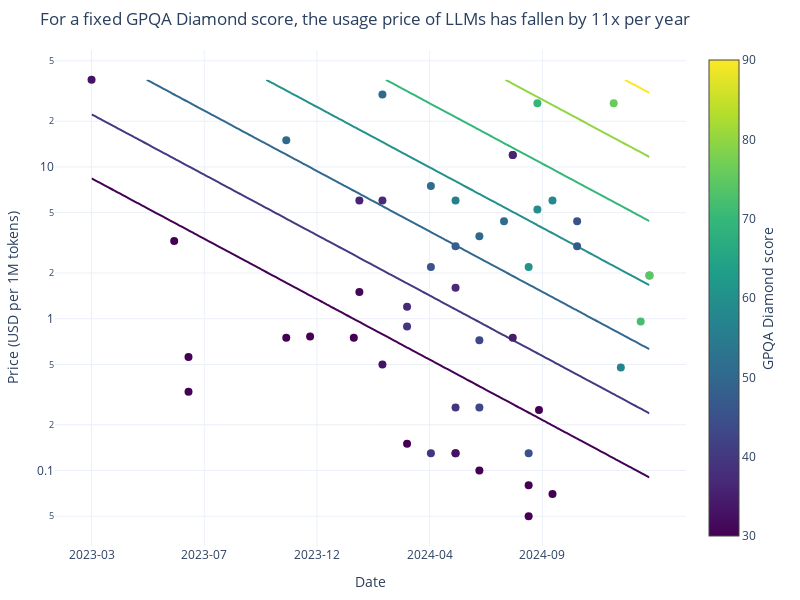

The notebook cell this image was saved under:
### Code cell
bench = 'GPQA Diamond'
df = aa_df.copy()
df = df.dropna(subset=[bench])
df['bench'] = df[bench]

model = smf.ols('log_price ~ date + bench', data=df).fit()
date_param = model.params['date'] * 365  # Convert daily to annual
date_param_ci = model.conf_int(alpha=0.1).loc['date']
date_param_ci_low = date_param_ci[0] * 365
date_param_ci_high = date_param_ci[1] * 365
annual_factor = int(round(10**(-date_param)))  # Convert log slope to factor
annual_factor_ci_high = int(round(10**(-date_param_ci_low)))  # Convert log slope to factor
annual_factor_ci_low = int(round(10**(-date_param_ci_high)))  # Convert log slope to factor

# Create a contour plot to visualize the regression model surface

# Create a grid of date and price values
date_range = np.linspace(
    df['date'].min(),
    df['date'].max(),
    100
)
price_range = np.linspace(
    df['log_price'].min(),
    df['log_price'].max(),
    100
)
date_mesh, price_mesh = np.meshgrid(date_range, price_range)

# Create prediction data
pred_data = pd.DataFrame({
    'date': date_mesh.ravel(),
    'log_price': price_mesh.ravel()
})

# Get predicted bench values
# Need to rearrange the regression equation to solve for bench
# log_price = b0 + b1*date + b2*bench
# bench = (log_price - b0 - b1*date) / b2
b0 = model.params['Intercept']
b1 = model.params['date']
b2 = model.params['bench']
pred_bench = (pred_data['log_price'] - b0 - b1*pred_data['date']) / b2

# Reshape predictions for contour plot
Z = pred_bench.to_numpy().reshape(date_mesh.shape)

# Create contour plot
fig = go.Figure(data=[
    go.Contour(
        x=date_range,
        y=10**price_range, # Convert back to regular price scale
        z=Z,
        contours=dict(
            start=30,
            end=90,
            size=10,
            showlabels=False,
            labelfont=dict(size=12),
            coloring='lines'
        ),
        line=dict(width=2),
        colorbar=dict(
            title=bench,
            titleside='right',
        ),
        colorscale='Viridis',
        zmin=30,  # Set consistent range
        zmax=90,
        showscale=False,
    )
])

# Add actual data points
fig.add_trace(go.Scatter(
    x=df['date'],
    y=df['price'],
    text=df['Model Name'],
    mode='markers',
    name='Actual Data',
    marker=dict(
        color=df[bench],  # Color based on benchmark score
        colorscale='Viridis',
        colorbar=dict(
            title=f'{bench} score',
            titleside='right'
        ),
        size=8,
        showscale=True,
        cmin=30,  # Set consistent range
        cmax=90
    )
))

# Update layout
fig.update_layout(
    title=f'For a fixed {bench} score, the usage price of LLMs has fallen by {annual_factor}x per year',
    xaxis_title='Date',
    yaxis_title='Price (USD per 1M tokens)',
    width=800,
    height=600,
    margin=dict(l=50, r=50, t=50, b=50)  # Reduce margins
)

# Remove gridlines
fig.update_layout(
    xaxis=dict(
        # showgrid=False,
        tickfont=dict(size=12)  # Larger x-axis tick labels
    ),
    yaxis=dict(
        # showgrid=False,
        tickfont=dict(size=12)  # Larger y-axis tick labels
    )
)

# Convert x-axis ticks to dates
fig.update_xaxes(
    ticktext=[pd.Timestamp.fromordinal(int(d)).strftime('%Y-%m') for d in date_range[::20]],
    tickvals=date_range[::20]
)

# Use log scale for y-axis
fig.update_layout(yaxis_type='log')

if save:
    save_plot(fig, results_subdir, f'{bench}_contours', extensions=['png'])

fig.show()

### Figure 1 — Plotly figure (JSON) as saved in the notebook; plotly's stock layout.template omitted (floating-point values rounded to 4 significant figures; data arrays with more than 128 entries replaced by an {"elided": "..."} marker saying what was removed)
{"data": [{"colorbar": {"title": {"side": "right", "text": "GPQA Diamond"}}, "colorscale": [[0, "#440154"], [0.1111, "#482878"], [0.2222, "#3e4989"], [0.3333, "#31688e"], [0.4444, "#26828e"], [0.5556, "#1f9e89"], [0.6667, "#35b779"], [0.7778, "#6ece58"], [0.8889, "#b5de2b"], [1, "#fde725"]], "contours": {"coloring": "lines", "end": 90, "labelfont": {"size": 12}, "showlabels": false, "size": 10, "start": 30}, "line": {"width": 2}, "showscale": false, "type": "contour", "x": [738580, 738600.0, 738600.0, 738600.0, 738600.0, 738600.0, 738600.0, 738600.0, 738600.0, 738600.0, 738700.0, 738658, 738700.0, 738700.0, 738700.0, 738700.0, 738700.0, 738700.0, 738700.0, 738700.0, 738700.0, 738700.0, 738736, 738700.0, 738800.0, 738800.0, 738800.0, 738800.0, 738800.0, 738800.0, 738800.0, 738800.0, 738800.0, 738814, 738800.0, 738800.0, 738800.0, 738800.0, 738800.0, 738900.0, 738900.0, 738900.0, 738900.0, 738900.0, 738892, 738900.0, 738900.0, 738900.0, 738900.0, 738900.0, 738900.0, 738900.0, 738900.0, 739000.0, 739000.0, 738970, 739000.0, 739000.0, 739000.0, 739000.0, 739000.0, 739000.0, 739000.0, 739000.0, 739000.0, 739000.0, 739048, 739100.0, 739100.0, 739100.0, 739100.0, 739100.0, 739100.0, 739100.0, 739100.0, 739100.0, 739100.0, 739126, 739100.0, 739100.0, 739100.0, 739200.0, 739200.0, 739200.0, 739200.0, 739200.0, 739200.0, 739200.0, 739204, 739200.0, 739200.0, 739200.0, 739200.0, 739200.0, 739200.0, 739300.0, 739300.0, 739300.0, 739300.0, 739282], "y": [0.05, 0.05346, 0.05715, 0.06111, 0.06533, 0.06985, 0.07468, 0.07985, 0.08537, 0.09127, 0.09758, 0.1043, 0.1115, 0.1193, 0.1275, 0.1363, 0.1458, 0.1558, 0.1666, 0.1781, 0.1905, 0.2036, 0.2177, 0.2328, 0.2489, 0.2661, 0.2845, 0.3041, 0.3252, 0.3477, 0.3717, 0.3974, 0.4249, 0.4543, 0.4857, 0.5193, 0.5552, 0.5936, 0.6346, 0.6785, 0.7255, 0.7756, 0.8293, 0.8866, 0.9479, 1.013, 1.084, 1.159, 1.239, 1.324, 1.416, 1.514, 1.618, 1.73, 1.85, 1.978, 2.115, 2.261, 2.417, 2.585, 2.763, 2.954, 3.159, 3.377, 3.611, 3.86, 4.127, 4.413, 4.718, 5.044, 5.393, 5.766, 6.165, 6.591, 7.047, 7.534, 8.055, 8.612, 9.208, 9.845, 10.53, 11.25, 12.03, 12.86, 13.75, 14.7, 15.72, 16.81, 17.97, 19.21, 20.54, 21.96, 23.48, 25.11, 26.84, 28.7, 30.68, 32.81, 35.07, 37.5], "z": {"elided": "100x100 float values"}, "zmax": 90, "zmin": 30}, {"marker": {"cmax": 90, "cmin": 30, "color": [33, 28.8, 6, 19, 30, 50, 26, 30, 31, 36, 33, 37, 50, 39, 30, 37, 46, 39, 51, 31, 39, 56, 33, 48, 37, 43, 43, 50, 27, 51, 35, 34.4, 36, 14, 21, 45, 61, 69.7, 59.5, 14, 30, 58, 45, 47, 75.8, 57, 71.7, 59.5, 74.3], "colorbar": {"title": {"side": "right", "text": "GPQA Diamond score"}}, "colorscale": [[0, "#440154"], [0.1111, "#482878"], [0.2222, "#3e4989"], [0.3333, "#31688e"], [0.4444, "#26828e"], [0.5556, "#1f9e89"], [0.6667, "#35b779"], [0.7778, "#6ece58"], [0.8889, "#b5de2b"], [1, "#fde725"]], "showscale": true, "size": 8}, "mode": "markers", "name": "Actual Data", "text": ["GPT-4", "GPT-3.5 Turbo", "Llama-2-Chat-7B", "Llama-2-Chat-13B", "GPT-3.5 Turbo", "GPT-4 Turbo", "Llama 2-70B Chat", "GPT-3.5 Turbo", "Mistral-Small-2024-02", "Mistral-Large-2024-02", "Claude-3-Haiku", "Claude-3-Sonnet", "Claude-3-Opus", "Llama-3-Instruct-70B", "Llama-3-Instruct-8B", "Mistral-8x22", "Gemini-1.5-Pro-2024-05", "Gemini-1.5-Flash-2024-05", "GPT-4o-2024-05", "Gemma-2-9B", "Gemma-2-27B", "Claude-3.5-Sonnet-2024-06", "Mistral-NeMo", "Mistral-Large-2-2024-06", "Claude-3.5-Haiku", "GPT-4o-mini", "Llama-3.1-Instruct-70B", "Llama-3.1-Instruct-405B", "Llama-3.1-Instruct-8B", "GPT-4o-2024-08", "Claude 2", "Gemini 1.0 Pro", "Claude 2.1", "Llama-3.2-Instruct-1B", "Llama-3.2-Instruct-3B", "Gemini-1.5-Flash-2024-09", "Gemini-1.5-Pro-2024-09", "o1-preview", "o1-mini", "Mistral 7B", "Gemini-1.5-Flash-8B", "Claude-3.5-Sonnet-2024-10", "GPT-4o-2024-11", "Mistral-Large-2-2024-11", "o1", "DeepSeek-V3", "DeepSeek-R1", "o1-mini", "o3-mini"], "type": "scatter", "x": [738580, 738684, 738702, 738702, 738825, 738825, 738855, 738910, 738917, 738917, 738946, 738946, 738946, 738977, 738977, 738977, 739007, 739007, 739007, 739038, 739038, 739038, 739038, 739038, 739038, 739068, 739068, 739068, 739068, 739099, 739110, 739110, 739110, 739130, 739130, 739130, 739130, 739141, 739141, 739143, 739160, 739160, 739191, 739191, 739237, 739246, 739271, 739282, 739282], "y": [37.5, 3.25, 0.33, 0.56, 0.75, 15, 0.7625, 0.75, 1.5, 6, 0.5, 6, 30, 0.89, 0.15, 1.2, 2.19, 0.13, 7.5, 0.13, 0.26, 6, 0.13, 3, 1.6, 0.26, 0.72, 3.5, 0.1, 4.38, 12, 0.75, 12, 0.05, 0.08, 0.13, 2.19, 26.25, 5.25, 0.25, 0.07, 6, 4.38, 3, 26.25, 0.4775, 0.96, 1.925, 1.925]}], "layout": {"height": 600, "margin": {"b": 50, "l": 50, "r": 50, "t": 50}, "title": {"text": "For a fixed GPQA Diamond score, the usage price of LLMs has fallen by 11x per year"}, "width": 800, "xaxis": {"tickfont": {"size": 12}, "ticktext": ["2023-03", "2023-07", "2023-12", "2024-04", "2024-09"], "tickvals": [738580, 738700.0, 738900.0, 739000.0, 739100.0], "title": {"text": "Date"}}, "yaxis": {"tickfont": {"size": 12}, "title": {"text": "Price (USD per 1M tokens)"}, "type": "log"}}}
